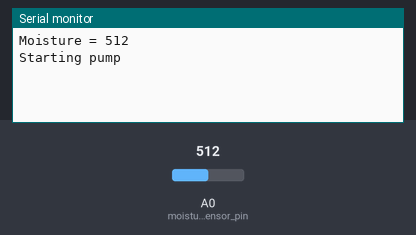
Bench run of a sketch on a simulated Arduino Uno, built with avr-gcc and run on an emulated ATmega328P. On the bench: the last lines printed to the serial monitor. The test bench sets the inputs (shaded band); at power-on: A0 (moisture_sensor_pin) = 512.

Above: at 1.2 s.
1.3 s: A0 (moisture_sensor_pin) set to 368
2.8 s: A0 (moisture_sensor_pin) set to 341
At 3.1 s:
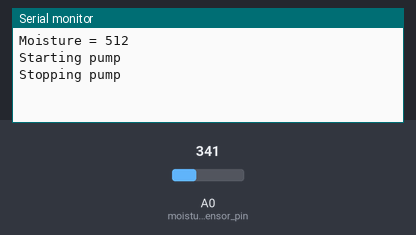
At 4.6 s:
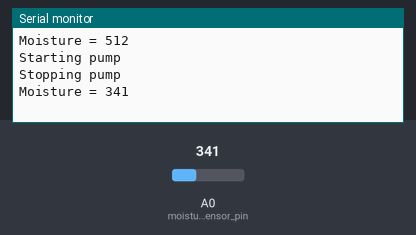

Measured:
- the behaviour switches between 351 and 350 on A0 (moisture_sensor_pin) (found by bisection; images 0 and 1)
- after the input at 2.8 s, the serial monitor: prints a new line at once (image 1)

The sketch:

plant_watering.ino
```cpp
// Tested just one iHaospace Capacitive Soil Moisture Sensor
//    In tap water totally submerged, analog pin reads 290 ish
//    When dry analog pin reads 500 ish
//
// Using an Elegoo relay switch to turn on/off VicTsing Submersible Water Pump (400Gph 1500L/H Ultra-Quiet)
//
// TODO add Innovateking-EU HC-SR04 Ultrasonic Module Distance Sensor Kit to detect how full the water
// tank is.

static const int moisture_sensor_pin = A0;
static const int relay_pin = 3;
static const int poll_interval_ms = 1000; //1800000; // 30 minutes
static const int moisture_val_pump_start = 500;
static const int moisture_val_pump_stop = 350;

void setup() {
  // put your setup code here, to run once:
  Serial.begin( 57600 );
}

void loop() {
  static int loop_counter = 0;

  // Monitor the moisture aproximately every half hour second - `see poll_interval_ms`
  const int moisture_val = analogRead(moisture_sensor_pin);
  Serial.println(String("Moisture = ") + moisture_val);

  if (moisture_val >= moisture_val_pump_start)
  {
    // Just determined this value experimentally
    Serial.println("Starting pump");
    digitalWrite(relay_pin, HIGH);
    while(analogRead(moisture_sensor_pin) > moisture_val_pump_stop)
    {
      delay(1);
    }
    Serial.println("Stopping pump");
    digitalWrite(relay_pin, LOW);
  }

  delay(poll_interval_ms);
}
```
